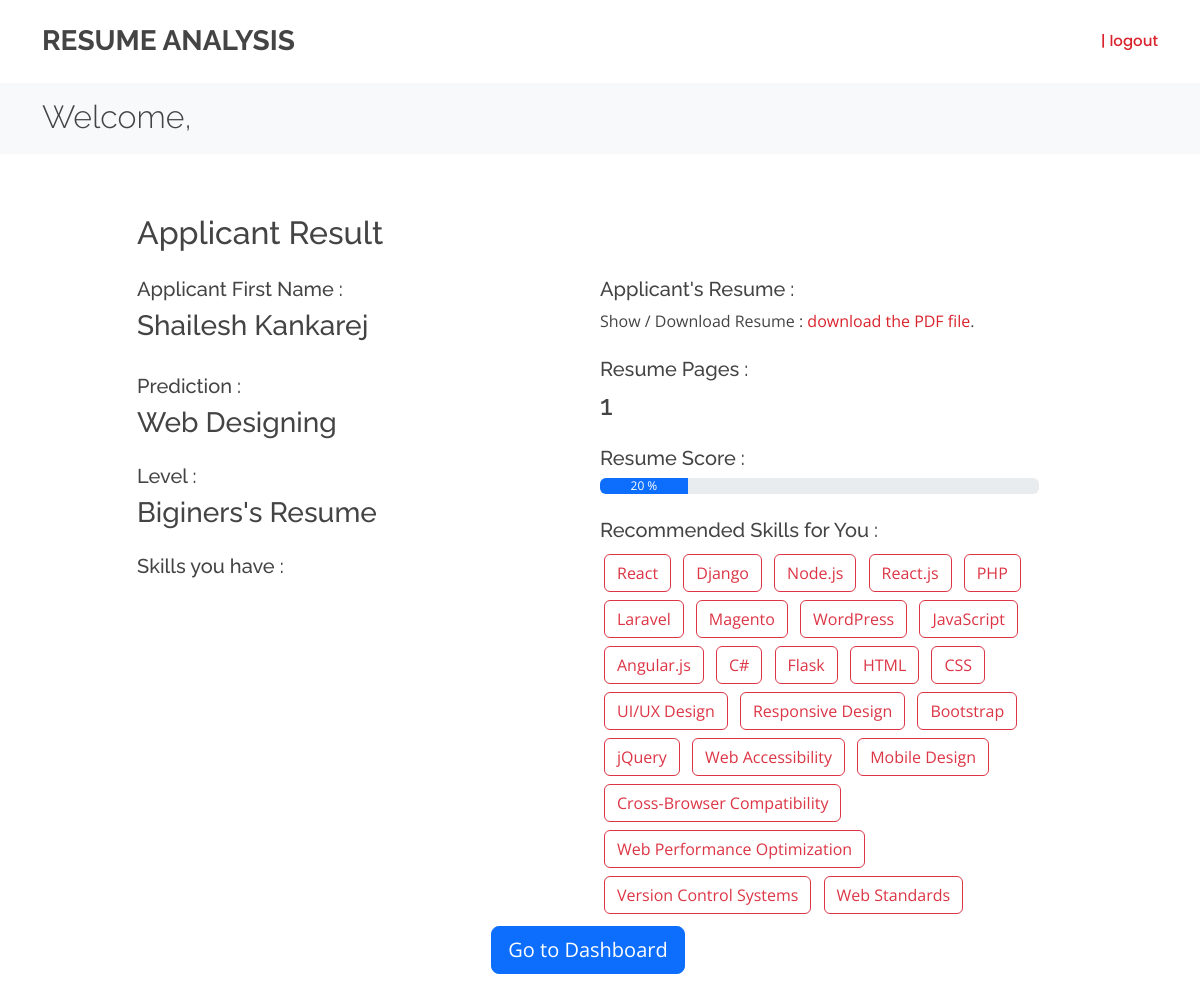
The page /result (signed in) on the database its author committed.
### app/models.py (models this page shows, shortened)
class Applicant_data(models.Model):
    applicant_first_name = models.CharField(max_length=50)
    applicant_last_name = models.CharField(max_length=50)
    applicant_cv = models.FileField()
    prediction = models.CharField(max_length = 50)
    resume_score = models.CharField(max_length = 50)
    no_of_pages = models.CharField(max_length = 50)
    user_level = models.CharField(max_length = 50)
    actual_skills = models.CharField(max_length = 900)
    recommended_skills = models.CharField(max_length = 900)
    date = models.DateField()

### app/views.py (the view)
# urls.py: path("result", views.result, name= "result"),
@login_required(login_url="log_in")
@cache_control(no_cache = True, must_revalidate = True, no_store = True)
def result(request):
    result_data = Applicant_data.objects.last()
    skills = eval(result_data.actual_skills)
    rec_skills = eval(result_data.recommended_skills)
    context = {
        'fname': request.user.first_name,
        'result_data' : result_data,
        'skills' : skills,
        'rec_skills' : rec_skills,
        }
    return render(request, "result.html", context)

### templates/result.html (shortened to what this page needs)
{% extends 'base.html' %}
{% block body %}
<section id="breadcrumbs" class="breadcrumbs">
    <div class="container">
        <div class="d-flex justify-content-between align-items-center">
            <h2>Welcome, <b>{{fname}}</b></h2>
        </div>
    </div>
</section>
<section id="contact" class="contact">
    <div class="container">
        <div class="row">
            <div class="col-lg-10 mt-lg-0 m-auto">
                <div class="d-flex justify-content-between align-items-center mb-3">
                    <h2>Applicant Result</h2>
                </div>
                <div class="row col-lg-12">
                    <div class="col-lg-6 col-md-6 col-sm-12 form-group">
                        <h5 class="form-group">Applicant First Name : </h5>
                        <h3>{{result_data.applicant_first_name}}  {{result_data.applicant_last_name}}</h3><br>
                        <h5 class="form-group">Prediction : </h5>
                        <h3>{{result_data.prediction}}</h3>
                        <h5 class="form-group mt-4">Level : </h5>
                        <h3>{{result_data.user_level}}</h3>
                        <h5 class="form-group mt-4">Skills you have : </h5>
                    </div>
                    <div class="col-lg-6 col-md-6 col-sm-12 form-group">
                        <h5 class="form-group">Applicant's Resume : </h5>
                        <object data="{{ result_data.applicant_cv.url }}" type="application/pdf" width="100%" height="600px">
                            <p>Show / Download Resume :  <a href="{{ result_data.applicant_cv.url }}" target="_blank">download the PDF file</a>.</p>
                          </object>
                        <h5 class="form-group mt-4">Resume Pages : </h5>
                        <h3>{{result_data.no_of_pages}}</h3>
                        <h5 class="form-group mt-4">Resume Score : </h5>
                        <div class="progress">
                            <div class="progress-bar" role="progressbar" style="width: {{result_data.resume_score}}%;" aria-valuenow="{{result_data.resume_score}}" aria-valuemin="0" aria-valuemax="100">{{result_data.resume_score}} %</div>
                        </div>
                        <h5 class="form-group mt-4">Recommended Skills for You : </h5>
                        {% for rec in rec_skills %}
                        <button class="btn btn-outline-danger m-1">{{rec}} </button>
                        {% endfor %}
                    </div>
                    <div class="d-flex justify-content-center align-items-center mb-3">
                        <a href="dashboard" class="btn btn-primary btn-lg animate__animated animate__fadeInUp scrollto m-2">Go to Dashboard</a>
                    </div>
                </div>
            </div>
        </div>
</section>
{% endblock body %}

### static/assets/css/style.css (style rules this page uses)
body { font-family: "Open Sans", sans-serif; color: #444444; }
a { text-decoration: none; color: #d9232d; }
h1, h2, h3, h4, h5, h6 { font-family: "Raleway", sans-serif; }
section { padding: 60px 0; overflow: hidden; }
.breadcrumbs { padding: 18px 0; background: #f8f9fa; min-height: 40px; margin-top: 80px; }
.breadcrumbs h2 { font-size: 32px; font-weight: 300; margin: 0; }

### rows shown on the page
Applicant_data: applicant_first_name "Shailesh", applicant_last_name "Kankarej", prediction "Web Designing", user_level "Biginers's Resume", no_of_pages "1", resume_score "20"

### other values the page prints
{{ rec }} "React" "Django" "Node.js" "React.js" "PHP" "Laravel" "Magento" "WordPress" "JavaScript" "Angular.js" "C#" "Flask" "HTML" "CSS" "UI/UX Design" "Responsive Design" "Bootstrap" "jQuery" "Web Accessibility" "Mobile Design" "Cross-Browser Compatibility" "Web Performance Optimization" "Version Control Systems" "Web Standards"
